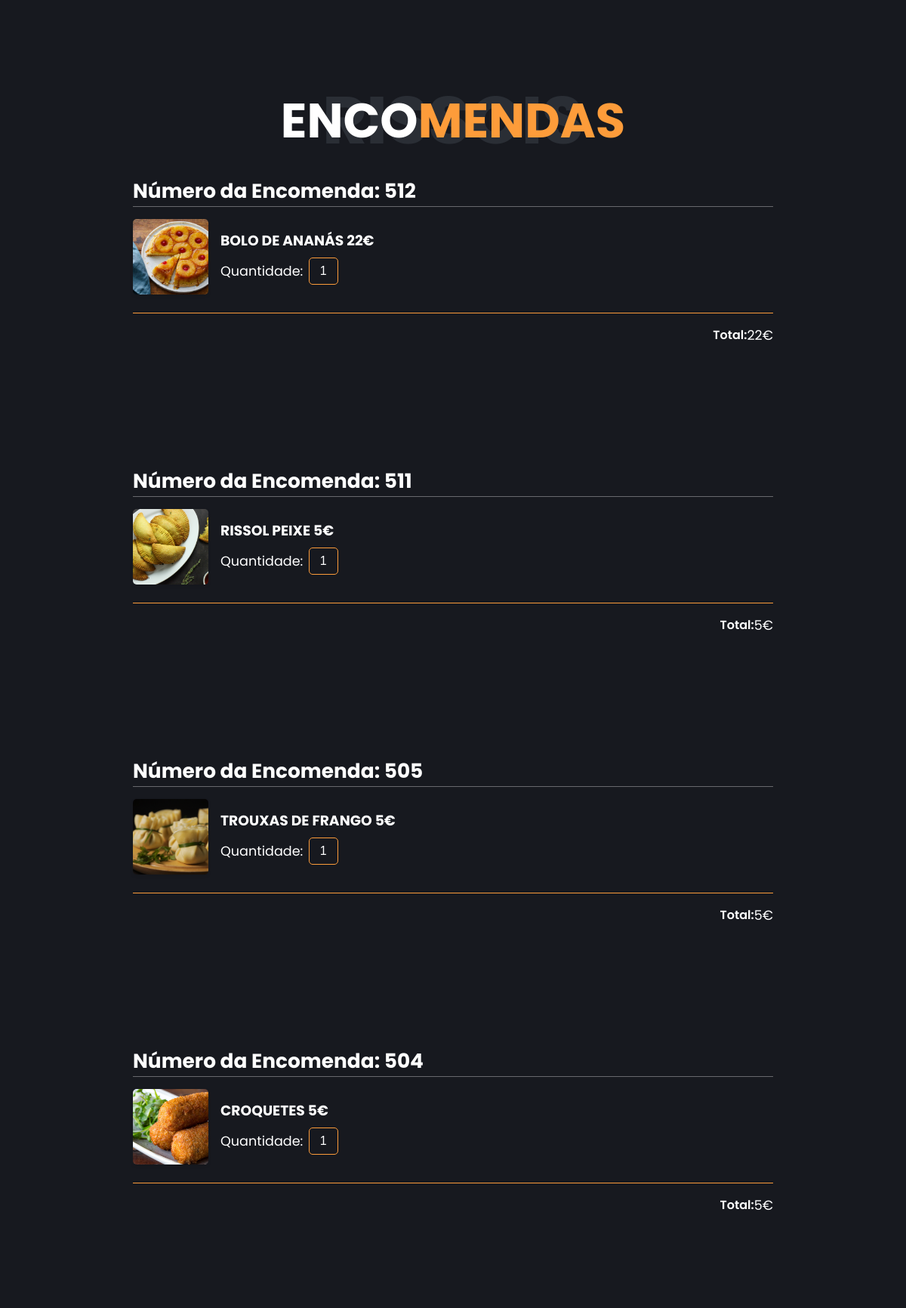
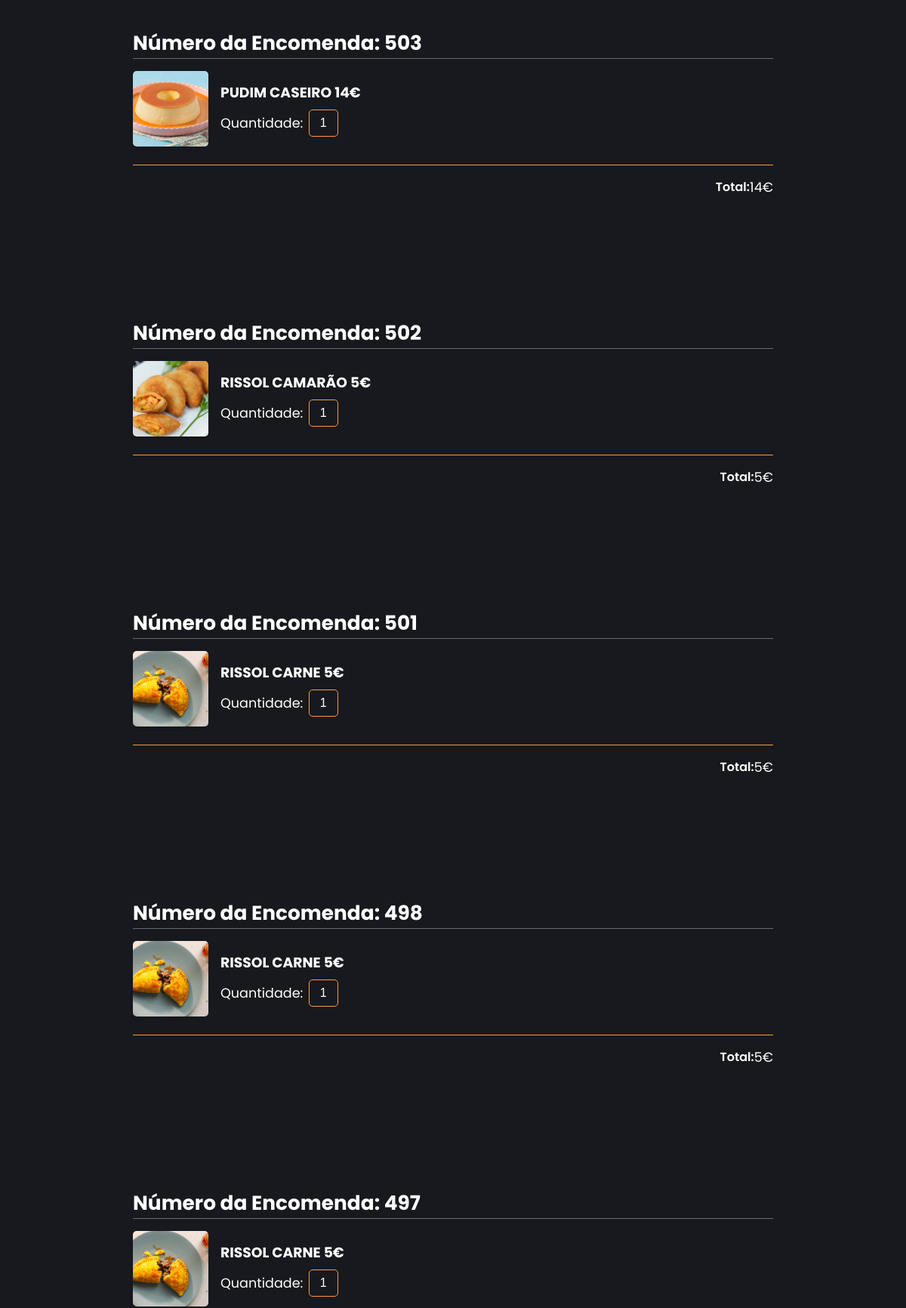
Screenshot of /php/historico.php (signed in, upper part) with the database file from the repository (2 pictures, top to bottom).
### tables this page shows
CREATE TABLE Encomendas (
    id_Encomendas INTEGER PRIMARY KEY AUTOINCREMENT,
    id_clientes INTEGER NOT NULL,
    data_encomenda DATETIME,
    metedo_pagamento BOOLEAN,
    metedo_entrega BOOLEAN,
    mensagem TEXT,
    FOREIGN KEY(id_clientes) REFERENCES Clientes(id_clientes)
);

### includes/historico_inc.php (called while the page is built, shortened)
<?php
require_once 'conn.php';
require_once 'functions_inc.php';
$userId = $_SESSION["userid"];
$userOrders = getUserOrders($userId, $db);

### includes/functions_inc.php (called while the page is built, shortened)
<?php
function getUserOrders($userId, $db)
{
    $queryOrders = "SELECT * FROM Encomendas WHERE id_clientes = :userid";
    $stmtOrders = $db->prepare($queryOrders);
    $stmtOrders->bindValue(':userid', $userId, SQLITE3_INTEGER);
    $resultOrders = $stmtOrders->execute();
    $orders = array();
    while ($rowOrders = $resultOrders->fetchArray(SQLITE3_ASSOC)) {
        $order = array(
            'id_Encomendas' => $rowOrders['id_Encomendas'],
            'data_encomenda' => $rowOrders['data_encomenda'],
            'metedo_pagamento' => $rowOrders['metedo_pagamento'],
            'metedo_entrega' => $rowOrders['metedo_entrega'],
            'mensagem' => $rowOrders['mensagem'],
            'items' => array()
        );
        $queryItems = "SELECT p.nome_produto, p.preco, p.caminho_imagem, l.quantidade
                       FROM Linha_de_Encomenda l
                       INNER JOIN Produtos p ON l.Produtos_id_produto = p.id_produto
                       WHERE l.Encomendas_id_Encomendas = :orderId";
        $stmtItems = $db->prepare($queryItems);
        $stmtItems->bindValue(':orderId', $rowOrders['id_Encomendas'], SQLITE3_INTEGER);
        $resultItems = $stmtItems->execute();
        while ($rowItems = $resultItems->fetchArray(SQLITE3_ASSOC)) {
            $order['items'][] = array(
                'nome_produto' => $rowItems['nome_produto'],
                'preco' => $rowItems['preco'],
                'caminho_imagem' => $rowItems['caminho_imagem'],
                'quantidade' => $rowItems['quantidade']
            );
        }
        $orders[] = $order;
    }
    return $orders;
}

### php/historico.php (the view, shortened to what this page needs)
<!DOCTYPE html>
<html lang="en">
<head>
        <link rel="stylesheet" href="../styles/style.css" />
                    <link rel="stylesheet" href="https://cdnjs.cloudflare.com/ajax/libs/font-awesome/5.15.4/css/all.min.css" />
                        <link rel="stylesheet" href="https://cdnjs.cloudflare.com/ajax/libs/toastr.js/latest/toastr.min.css">
                                <link rel="stylesheet" href="https://cdn.jsdelivr.net/npm/sweetalert2@11.0.20/dist/sweetalert2.min.css">
</head>
<body class="main-content">
    <main>
        <section class="container contact active" id="contact">
            <div class="contact-container">
                <div class="main-title">
                    <h2>enco<span>mendas</span><span class="bg-text">Rissois</span></h2>
                </div><br>
                <?php
                include('../includes/historico_inc.php');
                foreach (array_reverse($userOrders) as $order) {
                    $total = 0;
                    echo "<div class='order'>";
                    echo "<h1>Número da Encomenda: " . $order['id_Encomendas'] . "</h1>";
                    foreach ($order['items'] as $item) {
                        echo "<div class='cart-item'>";
                        echo "<div class='cart-img-box' class='fancybox'>";
                        echo "<img src='{$item['caminho_imagem']}' alt='{$item['nome_produto']}' class='cart-img'>";
                        echo "</div>";
                        echo "<div class='detail-box'>";
                        echo "<div class='cart-product-title'><h3>{$item['nome_produto']} {$item['preco']}€</h3></div>";
                        echo "<div class='cart-quantity-box'>";
                        echo "<label for='quantity'>Quantidade:</label>";
                        echo "<input type='text' value='{$item['quantidade']}' class='cart-quantity' id='quantity' disabled>";
                        echo "</div>";
                        echo "</div>";
                        echo "</div>";
                        $total += $item['preco'] * $item['quantidade'];
                    }
                    echo "
    <div class='total'>
        <div class='total-title'>Total:</div>
        <div> {$total}€</div>
    </div>
    ";
                    echo "</div>";
                }
                ?>
        </section>
    </main>
</body>
</html>

### styles/style.css (style rules this page uses)
* { margin: 0; padding: 0; box-sizing: border-box; list-style: none; scroll-behavior: smooth; }
:root { --color-primary: #17191f; --color-secondary: #fd9c3a; --color-white: #ffff; --color-black: #000; --color-grey0: #f8f8f8; --color-grey-1: #dbe1e8; --color-grey-2: #b2becd; --color-grey-3: #6c7983; --color-grey-4: #454e56; --color-grey-5: #2a2e35; --color-grey-6: #12181b; --br-sm-2: 14px; --box-shadow-1: 0 5px 15px rgba(0, 0, 0, 0.2); }
body { background-color: var(--color-primary); font-family: "Poppins", sans-serif; font-size: 1.1rem; color: var(--color-white); transition: all 0.4s ease-in-out; }
section { min-height: 100vh; width: 100%; position: absolute; left: 0; top: 0; padding: 3rem 18rem; }
.container { display: none; transform: translateY(-100%) scale(0); transition: all 0.4s ease-in-out; background-color: var(--color-primary); }
.active { display: block; animation: appear 0.8s ease-in-out; transform: translateY(0) scaleY(1); }
.cart-item { display: grid; grid-template-columns: 100px 1fr auto; align-items: center; gap: 1rem; border-top: 1px solid rgba(255, 255, 255, 0.35); padding-top: 1rem; }
.cart-img-box { width: 100px; height: 100px; overflow: hidden; border-radius: 5px; box-shadow: 0 2px 4px rgba(0, 0, 0, 0.1); }
.cart-img { width: 100%; height: 100%; -o-object-fit: cover; object-fit: cover; }
.detail-box { display: grid; row-gap: 0.5rem; }
.cart-product-title { font-size: 1rem; text-transform: uppercase; }
.cart-quantity-box { display: flex; align-items: center; }
.cart-quantity { border: 1px solid var(--color-secondary); background-color: var(--color-primary); color: white; width: 2.4rem; text-align: center; font-size: 1rem; padding: 0.5rem; border-radius: 5px; margin-left: 0.5rem; }
.total { display: flex; justify-content: flex-end; margin-top: 1.5rem; padding-top: 1rem; transition: all 0.3s ease; border-top: 1px solid var(--color-secondary); }
.total-title { font-size: 1rem; font-weight: 600; }
input, button { border: none; outline: none; border-radius: 30px; font-size: 1.1em; }
input { width: 100%; background: #e6e6e6; color: var(--color-grey-3); letter-spacing: 0.5px; padding: 14px 64px; }
.main-title { text-align: center; }
.main-title h2 { position: relative; text-transform: uppercase; font-size: 4rem; font-weight: 700; }
.main-title h2 span { color: var(--color-secondary); }
.main-title h2 .bg-text { position: absolute; top: 50%; left: 50%; color: var(--color-grey-5); transition: all 0.4s ease-in-out; z-index: -1; transform: translate(-50%, -50%); font-weight: 800; font-size: 6.3rem; }
.order { margin-bottom: 10rem; }
@media screen and (max-width: 1432px) { .container { padding: 7rem 11rem; } }
@media screen and (max-width: 1432px) { .main-title h2 .bg-text { font-size: 5.5rem; } }

### rows the page displays
encomendas: id_Encomendas "512", nome_produto "BOLO DE ANANÁS", preco "22", quantidade "1", total "22"
encomendas: id_Encomendas "511", nome_produto "RISSOL PEIXE", preco "5", quantidade "1", total "5"
encomendas: id_Encomendas "505", nome_produto "TROUXAS DE FRANGO", preco "5", quantidade "1", total "5"
encomendas: id_Encomendas "504", nome_produto "CROQUETES", preco "5", quantidade "1", total "5"
encomendas: id_Encomendas "503", nome_produto "PUDIM CASEIRO", preco "14", quantidade "1", total "14"
encomendas: id_Encomendas "502", nome_produto "RISSOL CAMARÃO", preco "5", quantidade "1", total "5"
encomendas: id_Encomendas "501", nome_produto "RISSOL CARNE", preco "5", quantidade "1", total "5"
encomendas: id_Encomendas "498", nome_produto "RISSOL CARNE", preco "5", quantidade "1", total "5"
encomendas: id_Encomendas "497", nome_produto "RISSOL CARNE", preco "5", quantidade "1"
